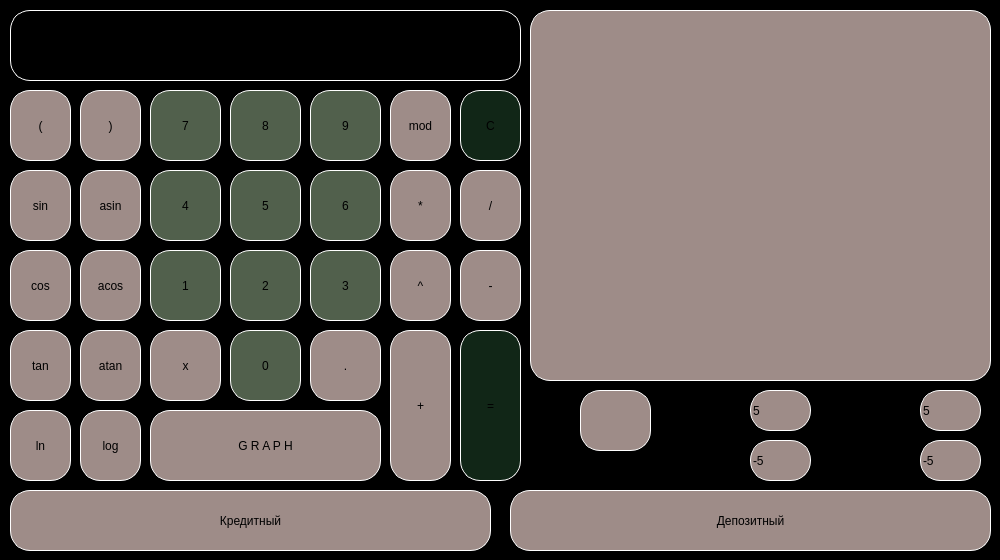
 <widget class="QMainWindow" name="MainWindow">
  <property name="geometry">
   <rect>
    <x>0</x>
    <y>0</y>
    <width>1000</width>
    <height>560</height>
   </rect>
  </property>
  <property name="windowTitle">
   <string>MainWindow</string>
  </property>
  <property name="styleSheet">
   <string notr="true">background-color: black;</string>
  </property>
  <widget class="QWidget" name="centralwidget">
   <widget class="QLabel" name="result">
    <property name="geometry">
     <rect>
      <x>10</x>
      <y>10</y>
      <width>511</width>
      <height>71</height>
     </rect>
    </property>
    <property name="layoutDirection">
     <enum>Qt::LeftToRight</enum>
    </property>
    <property name="styleSheet">
     <string notr="true">border: 1px solid white;
border-radius: 20px;
font: 30pt &quot;Cochin&quot;;
background-color: black;</string>
    </property>
    <property name="text">
     <string>0</string>
    </property>
    <property name="alignment">
     <set>Qt::AlignRight|Qt::AlignTrailing|Qt::AlignVCenter</set>
    </property>
    <property name="margin">
     <number>0</number>
    </property>
   </widget>
   <widget class="QPushButton" name="pushButton_graph">
    <property name="geometry">
     <rect>
      <x>150</x>
      <y>410</y>
      <width>231</width>
      <height>71</height>
     </rect>
    </property>
    <property name="styleSheet">
     <string notr="true">QPushButton {
   border: 1px solid white;
   border-radius: 20px;
   font: 20pt &quot;Cochin&quot;;
   background-color: rgb(158, 140, 136);
}
QPushButton:pressed {
    background-color: qlineargradient(x1: 0, y1: 0, x2: 0, y2: 1,
                                      stop: 0 #f2f7f4, stop: 1 #f2f7f4);
    color: black;
    border: 2px solid rgb(81, 96, 76);
}
</string>
    </property>
    <property name="text">
     <string>G R A P H</string>
    </property>
   </widget>
   <widget class="QPushButton" name="pushButton_round_bracket_R">
    <property name="geometry">
     <rect>
      <x>80</x>
      <y>90</y>
      <width>61</width>
      <height>71</height>
     </rect>
    </property>
    <property name="styleSheet">
     <string notr="true">QPushButton {
   border: 1px solid white;
   border-radius: 20px;
   font: 20pt &quot;Cochin&quot;;
   background-color: rgb(158, 140, 136);
}
QPushButton:pressed {
    background-color: qlineargradient(x1: 0, y1: 0, x2: 0, y2: 1,
                                      stop: 0 #f2f7f4, stop: 1 #f2f7f4);
    color: black;
    border: 2px solid rgb(81, 96, 76);
	
}
</string>
    </property>
    <property name="text">
     <string>)</string>
    </property>
   </widget>
   <widget class="QPushButton" name="pushButton_7">
    <property name="geometry">
     <rect>
      <x>150</x>
      <y>90</y>
      <width>71</width>
      <height>71</height>
     </rect>
    </property>
    <property name="styleSheet">
     <string notr="true">QPushButton {
   border: 1px solid white;
   border-radius: 20px;
   font: 20pt &quot;Cochin&quot;;
   background-color: rgb(81, 96, 76);
}
QPushButton:pressed {
    background-color: qlineargradient(x1: 0, y1: 0, x2: 0, y2: 1,
                                      stop: 0 #112617, stop: 1 #112617);
    border: 2px solid rgb(250, 255, 255);
}
</string>
    </property>
    <property name="text">
     <string>7</string>
    </property>
    <property name="autoDefault">
     <bool>false</bool>
    </property>
    <property name="default">
     <bool>false</bool>
    </property>
    <property name="flat">
     <bool>false</bool>
    </property>
   </widget>
   <widget class="QPushButton" name="pushButton_8">
    <property name="geometry">
     <rect>
      <x>230</x>
      <y>90</y>
      <width>71</width>
      <height>71</height>
     </rect>
    </property>
    <property name="styleSheet">
     <string notr="true">QPushButton {
   border: 1px solid white;
   border-radius: 20px;
   font: 20pt &quot;Cochin&quot;;
   background-color: rgb(81, 96, 76);
}
QPushButton:pressed {
    background-color: qlineargradient(x1: 0, y1: 0, x2: 0, y2: 1,
                                      stop: 0 #112617, stop: 1 #112617);
    border: 2px solid rgb(250, 255, 255);
}
</string>
    </property>
    <property name="text">
     <string>8</string>
    </property>
    <property name="autoDefault">
     <bool>false</bool>
    </property>
    <property name="default">
     <bool>false</bool>
    </property>
    <property name="flat">
     <bool>false</bool>
    </property>
   </widget>
   <widget class="QPushButton" name="pushButton_9">
    <property name="geometry">
     <rect>
      <x>310</x>
      <y>90</y>
      <width>71</width>
      <height>71</height>
     </rect>
    </property>
    <property name="styleSheet">
     <string notr="true">QPushButton {
   border: 1px solid white;
   border-radius: 20px;
   font: 20pt &quot;Cochin&quot;;
   background-color: rgb(81, 96, 76);
}
QPushButton:pressed {
    background-color: qlineargradient(x1: 0, y1: 0, x2: 0, y2: 1,
                                      stop: 0 #112617, stop: 1 #112617);
    border: 2px solid rgb(250, 255, 255);
}
</string>
    </property>
    <property name="text">
     <string>9</string>
    </property>
    <property name="autoDefault">
     <bool>false</bool>
    </property>
    <property name="default">
     <bool>false</bool>
    </property>
    <property name="flat">
     <bool>false</bool>
    </property>
   </widget>
   <widget class="QPushButton" name="pushButton_mod">
    <property name="geometry">
     <rect>
      <x>390</x>
      <y>90</y>
      <width>61</width>
      <height>71</height>
     </rect>
    </property>
    <property name="styleSheet">
     <string notr="true">QPushButton {
   border: 1px solid white;
   border-radius: 20px;
   font: 20pt &quot;Cochin&quot;;
   background-color: rgb(158, 140, 136);
}
QPushButton:pressed {
    background-color: qlineargradient(x1: 0, y1: 0, x2: 0, y2: 1,
                                      stop: 0 #f2f7f4, stop: 1 #f2f7f4);
    color: black;
    border: 2px solid rgb(81, 96, 76);
	
}
</string>
    </property>
    <property name="text">
     <string>mod</string>
    </property>
   </widget>
   <widget class="QPushButton" name="pushButton_clear">
    <property name="geometry">
     <rect>
      <x>460</x>
      <y>90</y>
      <width>61</width>
      <height>71</height>
     </rect>
    </property>
    <property name="styleSheet">
     <string notr="true">QPushButton {
   border: 1px solid white;
   border-radius: 20px;
   font: 20pt &quot;Cochin&quot;;
   background-color: #112617;
}
QPushButton:pressed {
    background-color: qlineargradient(x1: 0, y1: 0, x2: 0, y2: 1,
                                      stop: 0 #000302, stop: 1 #000302);
    border: 2px solid rgb(81, 96, 76);
}</string>
    </property>
    <property name="text">
     <string>C</string>
    </property>
   </widget>
   <widget class="QPushButton" name="pushButton_mul">
    <property name="geometry">
     <rect>
      <x>390</x>
      <y>170</y>
      <width>61</width>
      <height>71</height>
     </rect>
    </property>
    <property name="styleSheet">
     <string notr="true">QPushButton {
   border: 1px solid white;
   border-radius: 20px;
   font: 20pt &quot;Cochin&quot;;
   background-color: rgb(158, 140, 136);
}
QPushButton:pressed {
    background-color: qlineargradient(x1: 0, y1: 0, x2: 0, y2: 1,
                                      stop: 0 #f2f7f4, stop: 1 #f2f7f4);
    color: black;
    border: 2px solid rgb(81, 96, 76);
	
}
</string>
    </property>
    <property name="text">
     <string>*</string>
    </property>
   </widget>
   <widget class="QPushButton" name="pushButton_div">
    <property name="geometry">
     <rect>
      <x>460</x>
      <y>170</y>
      <width>61</width>
      <height>71</height>
     </rect>
    </property>
    <property name="styleSheet">
     <string notr="true">QPushButton {
   border: 1px solid white;
   border-radius: 20px;
   font: 20pt &quot;Cochin&quot;;
   background-color: rgb(158, 140, 136);
}
QPushButton:pressed {
    background-color: qlineargradient(x1: 0, y1: 0, x2: 0, y2: 1,
                                      stop: 0 #f2f7f4, stop: 1 #f2f7f4);
    color: black;
    border: 2px solid rgb(81, 96, 76);
	
}
</string>
    </property>
    <property name="text">
     <string>/</string>
    </property>
   </widget>
   <widget class="QPushButton" name="pushButton_minus">
    <property name="geometry">
     <rect>
      <x>460</x>
      <y>250</y>
      <width>61</width>
      <height>71</height>
     </rect>
    </property>
    <property name="styleSheet">
     <string notr="true">QPushButton {
   border: 1px solid white;
   border-radius: 20px;
   font: 20pt &quot;Cochin&quot;;
   background-color: rgb(158, 140, 136);
}
QPushButton:pressed {
    background-color: qlineargradient(x1: 0, y1: 0, x2: 0, y2: 1,
                                      stop: 0 #f2f7f4, stop: 1 #f2f7f4);
    color: black;
    border: 2px solid rgb(81, 96, 76);
	
}
</string>
    </property>
    <property name="text">
     <string>-</string>
    </property>
   </widget>
   <widget class="QPushButton" name="pushButton_equals">
    <property name="geometry">
     <rect>
      <x>460</x>
      <y>330</y>
      <width>61</width>
      <height>151</height>
     </rect>
    </property>
    <property name="styleSheet">
     <string notr="true">QPushButton {
   border: 1px solid white;
   border-radius: 20px;
   font: 20pt &quot;Cochin&quot;;
   background-color: #112617;
}
QPushButton:pressed {
    background-color: qlineargradient(x1: 0, y1: 0, x2: 0, y2: 1,
                                      stop: 0 #000302, stop: 1 #000302);
    border: 2px solid rgb(81, 96, 76);
	
}</string>
    </property>
    <property name="text">
     <string>=</string>
    </property>
   </widget>
   <widget class="QPushButton" name="pushButton_plus">
    <property name="geometry">
     <rect>
      <x>390</x>
      <y>330</y>
      <width>61</width>
      <height>151</height>
     </rect>
    </property>
    <property name="styleSheet">
     <string notr="true">QPushButton {
   border: 1px solid white;
   border-radius: 20px;
   font: 20pt &quot;Cochin&quot;;
   background-color: rgb(158, 140, 136);
}
QPushButton:pressed {
    background-color: qlineargradient(x1: 0, y1: 0, x2: 0, y2: 1,
                                      stop: 0 #f2f7f4, stop: 1 #f2f7f4);
    color: black;
    border: 2px solid rgb(81, 96, 76);
	
}
</string>
    </property>
    <property name="text">
     <string>+</string>
    </property>
   </widget>
   <widget class="QPushButton" name="pushButton_sin">
    <property name="geometry">
     <rect>
      <x>10</x>
      <y>170</y>
      <width>61</width>
      <height>71</height>
     </rect>
    </property>
    <property name="styleSheet">
     <string notr="true">QPushButton {
   border: 1px solid white;
   border-radius: 20px;
   font: 20pt &quot;Cochin&quot;;
   background-color: rgb(158, 140, 136);
}
QPushButton:pressed {
    background-color: qlineargradient(x1: 0, y1: 0, x2: 0, y2: 1,
                                      stop: 0 #f2f7f4, stop: 1 #f2f7f4);
    color: black;
    border: 2px solid rgb(81, 96, 76);
	
}
</string>
    </property>
    <property name="text">
     <string>sin</string>
    </property>
   </widget>
   <widget class="QPushButton" name="pushButton_4">
    <property name="geometry">
     <rect>
      <x>150</x>
      <y>170</y>
      <width>71</width>
      <height>71</height>
     </rect>
    </property>
    <property name="styleSheet">
     <string notr="true">QPushButton {
   border: 1px solid white;
   border-radius: 20px;
   font: 20pt &quot;Cochin&quot;;
   background-color: rgb(81, 96, 76);
}
QPushButton:pressed {
    background-color: qlineargradient(x1: 0, y1: 0, x2: 0, y2: 1,
                                      stop: 0 #112617, stop: 1 #112617);
    border: 2px solid rgb(250, 255, 255);
}
</string>
    </property>
    <property name="text">
     <string>4</string>
    </property>
    <property name="autoDefault">
     <bool>false</bool>
    </property>
    <property name="default">
     <bool>false</bool>
    </property>
    <property name="flat">
     <bool>false</bool>
    </property>
   </widget>
   <widget class="QPushButton" name="pushButton_asin">
    <property name="geometry">
     <rect>
      <x>80</x>
      <y>170</y>
      <width>61</width>
      <height>71</height>
     </rect>
    </property>
    <property name="styleSheet">
     <string notr="true">QPushButton {
   border: 1px solid white;
   border-radius: 20px;
   font: 20pt &quot;Cochin&quot;;
   background-color: rgb(158, 140, 136);
}
QPushButton:pressed {
    background-color: qlineargradient(x1: 0, y1: 0, x2: 0, y2: 1,
                                      stop: 0 #f2f7f4, stop: 1 #f2f7f4);
    color: black;
    border: 2px solid rgb(81, 96, 76);
	
}
</string>
    </property>
    <property name="text">
     <string>asin</string>
    </property>
   </widget>
   <widget class="QPushButton" name="pushButton_6">
    <property name="geometry">
     <rect>
      <x>310</x>
      <y>170</y>
      <width>71</width>
      <height>71</height>
     </rect>
    </property>
    <property name="styleSheet">
     <string notr="true">QPushButton {
   border: 1px solid white;
   border-radius: 20px;
   font: 20pt &quot;Cochin&quot;;
   background-color: rgb(81, 96, 76);
}
QPushButton:pressed {
    background-color: qlineargradient(x1: 0, y1: 0, x2: 0, y2: 1,
                                      stop: 0 #112617, stop: 1 #112617);
    border: 2px solid rgb(250, 255, 255);
}
</string>
    </property>
    <property name="text">
     <string>6</string>
    </property>
    <property name="autoDefault">
     <bool>false</bool>
    </property>
    <property name="default">
     <bool>false</bool>
    </property>
    <property name="flat">
     <bool>false</bool>
    </property>
   </widget>
   <widget class="QPushButton" name="pushButton_5">
    <property name="geometry">
     <rect>
      <x>230</x>
      <y>170</y>
      <width>71</width>
      <height>71</height>
     </rect>
    </property>
    <property name="styleSheet">
     <string notr="true">QPushButton {
   border: 1px solid white;
   border-radius: 20px;
   font: 20pt &quot;Cochin&quot;;
   background-color: rgb(81, 96, 76);
}
QPushButton:pressed {
    background-color: qlineargradient(x1: 0, y1: 0, x2: 0, y2: 1,
                                      stop: 0 #112617, stop: 1 #112617);
    border: 2px solid rgb(250, 255, 255);
}
</string>
    </property>
    <property name="text">
     <string>5</string>
    </property>
    <property name="autoDefault">
     <bool>false</bool>
    </property>
    <property name="default">
     <bool>false</bool>
    </property>
    <property name="flat">
     <bool>false</bool>
    </property>
   </widget>
   <widget class="QPushButton" name="pushButton_cos">
    <property name="geometry">
     <rect>
      <x>10</x>
      <y>250</y>
      <width>61</width>
      <height>71</height>
     </rect>
    </property>
    <property name="styleSheet">
     <string notr="true">QPushButton {
   border: 1px solid white;
   border-radius: 20px;
   font: 20pt &quot;Cochin&quot;;
   background-color: rgb(158, 140, 136);
}
QPushButton:pressed {
    background-color: qlineargradient(x1: 0, y1: 0, x2: 0, y2: 1,
                                      stop: 0 #f2f7f4, stop: 1 #f2f7f4);
    color: black;
    border: 2px solid rgb(81, 96, 76);
	
}
</string>
    </property>
    <property name="text">
     <string>cos</string>
    </property>
   </widget>
   <widget class="QPushButton" name="pushButton_1">
    <property name="geometry">
     <rect>
      <x>150</x>
      <y>250</y>
      <width>71</width>
      <height>71</height>
     </rect>
    </property>
    <property name="styleSheet">
     <string notr="true">QPushButton {
   border: 1px solid white;
   border-radius: 20px;
   font: 20pt &quot;Cochin&quot;;
   background-color: rgb(81, 96, 76);
}
QPushButton:pressed {
    background-color: qlineargradient(x1: 0, y1: 0, x2: 0, y2: 1,
                                      stop: 0 #112617, stop: 1 #112617);
    border: 2px solid rgb(250, 255, 255);
}
</string>
    </property>
    <property name="text">
     <string>1</string>
    </property>
    <property name="autoDefault">
     <bool>false</bool>
    </property>
    <property name="default">
     <bool>false</bool>
    </property>
    <property name="flat">
     <bool>false</bool>
    </property>
   </widget>
   <widget class="QPushButton" name="pushButton_acos">
    <property name="geometry">
     <rect>
      <x>80</x>
      <y>250</y>
      <width>61</width>
      <height>71</height>
     </rect>
    </property>
    <property name="styleSheet">
     <string notr="true">QPushButton {
   border: 1px solid white;
   border-radius: 20px;
   font: 20pt &quot;Cochin&quot;;
   background-color: rgb(158, 140, 136);
}
QPushButton:pressed {
    background-color: qlineargradient(x1: 0, y1: 0, x2: 0, y2: 1,
                                      stop: 0 #f2f7f4, stop: 1 #f2f7f4);
    color: black;
    border: 2px solid rgb(81, 96, 76);
	
}
</string>
    </property>
    <property name="text">
     <string>acos</string>
    </property>
   </widget>
   <widget class="QPushButton" name="pushButton_3">
    <property name="geometry">
     <rect>
      <x>310</x>
      <y>250</y>
      <width>71</width>
      <height>71</height>
     </rect>
    </property>
    <property name="styleSheet">
     <string notr="true">QPushButton {
   border: 1px solid white;
   border-radius: 20px;
   font: 20pt &quot;Cochin&quot;;
   background-color: rgb(81, 96, 76);
}
QPushButton:pressed {
    background-color: qlineargradient(x1: 0, y1: 0, x2: 0, y2: 1,
                                      stop: 0 #112617, stop: 1 #112617);
    border: 2px solid rgb(250, 255, 255);
}
</string>
    </property>
    <property name="text">
     <string>3</string>
    </property>
    <property name="autoDefault">
     <bool>false</bool>
    </property>
    <property name="default">
     <bool>false</bool>
    </property>
    <property name="flat">
     <bool>false</bool>
    </property>
   </widget>
   <widget class="QPushButton" name="pushButton_2">
    <property name="geometry">
     <rect>
      <x>230</x>
      <y>250</y>
      <width>71</width>
      <height>71</height>
     </rect>
    </property>
    <property name="styleSheet">
     <string notr="true">QPushButton {
   border: 1px solid white;
   border-radius: 20px;
   font: 20pt &quot;Cochin&quot;;
   background-color: rgb(81, 96, 76);
}
QPushButton:pressed {
    background-color: qlineargradient(x1: 0, y1: 0, x2: 0, y2: 1,
                                      stop: 0 #112617, stop: 1 #112617);
    border: 2px solid rgb(250, 255, 255);
}
</string>
    </property>
    <property name="text">
     <string>2</string>
    </property>
    <property name="autoDefault">
     <bool>false</bool>
    </property>
    <property name="default">
     <bool>false</bool>
    </property>
    <property name="flat">
     <bool>false</bool>
    </property>
   </widget>
   <widget class="QPushButton" name="pushButton_tan">
    <property name="geometry">
     <rect>
      <x>10</x>
      <y>330</y>
      <width>61</width>
      <height>71</height>
     </rect>
    </property>
    <property name="styleSheet">
     <string notr="true">QPushButton {
   border: 1px solid white;
   border-radius: 20px;
   font: 20pt &quot;Cochin&quot;;
   background-color: rgb(158, 140, 136);
}
QPushButton:pressed {
    background-color: qlineargradient(x1: 0, y1: 0, x2: 0, y2: 1,
                                      stop: 0 #f2f7f4, stop: 1 #f2f7f4);
    color: black;
    border: 2px solid rgb(81, 96, 76);
	
}
</string>
    </property>
    <property name="text">
     <string>tan</string>
    </property>
   </widget>
   <widget class="QPushButton" name="pushButton_x">
    <property name="geometry">
     <rect>
      <x>150</x>
      <y>330</y>
      <width>71</width>
      <height>71</height>
     </rect>
    </property>
    <property name="styleSheet">
     <string notr="true">QPushButton {
   border: 1px solid white;
   border-radius: 20px;
   font: 20pt &quot;Cochin&quot;;
   background-color: rgb(158, 140, 136);
}
QPushButton:pressed {
    background-color: qlineargradient(x1: 0, y1: 0, x2: 0, y2: 1,
                                      stop: 0 #f2f7f4, stop: 1 #f2f7f4);
    color: black;
    border: 2px solid rgb(81, 96, 76);
	
}
</string>
    </property>
    <property name="text">
     <string>x</string>
    </property>
   </widget>
   <widget class="QPushButton" name="pushButton_atan">
    <property name="geometry">
     <rect>
      <x>80</x>
      <y>330</y>
      <width>61</width>
      <height>71</height>
     </rect>
    </property>
    <property name="styleSheet">
     <string notr="true">QPushButton {
   border: 1px solid white;
   border-radius: 20px;
   font: 20pt &quot;Cochin&quot;;
   background-color: rgb(158, 140, 136);
}
QPushButton:pressed {
    background-color: qlineargradient(x1: 0, y1: 0, x2: 0, y2: 1,
                                      stop: 0 #f2f7f4, stop: 1 #f2f7f4);
    color: black;
    border: 2px solid rgb(81, 96, 76);
	
}
</string>
    </property>
    <property name="text">
     <string>atan</string>
    </property>
   </widget>
   <widget class="QPushButton" name="pushButton_dot">
    <property name="geometry">
     <rect>
      <x>310</x>
      <y>330</y>
      <width>71</width>
      <height>71</height>
     </rect>
    </property>
    <property name="styleSheet">
     <string notr="true">QPushButton {
   border: 1px solid white;
   border-radius: 20px;
   font: 20pt &quot;Cochin&quot;;
   background-color: rgb(158, 140, 136);
}
QPushButton:pressed {
    background-color: qlineargradient(x1: 0, y1: 0, x2: 0, y2: 1,
                                      stop: 0 #f2f7f4, stop: 1 #f2f7f4);
    color: black;
    border: 2px solid rgb(81, 96, 76);
	
}
</string>
    </property>
    <property name="text">
     <string>.</string>
    </property>
   </widget>
   <widget class="QPushButton" name="pushButton_0">
    <property name="geometry">
     <rect>
      <x>230</x>
      <y>330</y>
      <width>71</width>
      <height>71</height>
     </rect>
    </property>
    <property name="styleSheet">
     <string notr="true">QPushButton {
   border: 1px solid white;
   border-radius: 20px;
   font: 20pt &quot;Cochin&quot;;
   background-color: rgb(81, 96, 76);
}
QPushButton:pressed {
    background-color: qlineargradient(x1: 0, y1: 0, x2: 0, y2: 1,
                                      stop: 0 #112617, stop: 1 #112617);
    border: 2px solid rgb(250, 255, 255);
}
</string>
    </property>
    <property name="text">
     <string>0</string>
    </property>
    <property name="autoDefault">
     <bool>false</bool>
    </property>
    <property name="default">
     <bool>false</bool>
    </property>
    <property name="flat">
     <bool>false</bool>
    </property>
   </widget>
   <widget class="QPushButton" name="pushButton_ln">
    <property name="geometry">
     <rect>
      <x>10</x>
      <y>410</y>
      <width>61</width>
      <height>71</height>
     </rect>
    </property>
    <property name="styleSheet">
     <string notr="true">QPushButton {
   border: 1px solid white;
   border-radius: 20px;
   font: 20pt &quot;Cochin&quot;;
   background-color: rgb(158, 140, 136);
}
QPushButton:pressed {
    background-color: qlineargradient(x1: 0, y1: 0, x2: 0, y2: 1,
                                      stop: 0 #f2f7f4, stop: 1 #f2f7f4);
    color: black;
    border: 2px solid rgb(81, 96, 76);
	
}
</string>
    </property>
    <property name="text">
     <string>ln</string>
    </property>
   </widget>
   <widget class="QPushButton" name="pushButton_log">
    <property name="geometry">
     <rect>
      <x>80</x>
      <y>410</y>
      <width>61</width>
      <height>71</height>
     </rect>
    </property>
    <property name="styleSheet">
     <string notr="true">QPushButton {
   border: 1px solid white;
   border-radius: 20px;
   font: 20pt &quot;Cochin&quot;;
   background-color: rgb(158, 140, 136);
}
QPushButton:pressed {
    background-color: qlineargradient(x1: 0, y1: 0, x2: 0, y2: 1,
                                      stop: 0 #f2f7f4, stop: 1 #f2f7f4);
    color: black;
    border: 2px solid rgb(81, 96, 76);
	
}
</string>
    </property>
    <property name="text">
     <string>log</string>
    </property>
   </widget>
   <widget class="QPushButton" name="pushButton_round_bracket_L">
    <property name="geometry">
     <rect>
      <x>10</x>
      <y>90</y>
      <width>61</width>
      <height>71</height>
     </rect>
    </property>
    <property name="styleSheet">
     <string notr="true">QPushButton {
   border: 1px solid white;
   border-radius: 20px;
   font: 20pt &quot;Cochin&quot;;
   background-color: rgb(158, 140, 136);
}
QPushButton:pressed {
    background-color: qlineargradient(x1: 0, y1: 0, x2: 0, y2: 1,
                                      stop: 0 #f2f7f4, stop: 1 #f2f7f4);
    color: black;
    border: 2px solid rgb(81, 96, 76);
	
}
</string>
    </property>
    <property name="text">
     <string>(</string>
    </property>
   </widget>
   <widget class="QPushButton" name="pushButton_pow">
    <property name="geometry">
     <rect>
      <x>390</x>
      <y>250</y>
      <width>61</width>
      <height>71</height>
     </rect>
    </property>
    <property name="styleSheet">
     <string notr="true">QPushButton {
   border: 1px solid white;
   border-radius: 20px;
   font: 20pt &quot;Cochin&quot;;
   background-color: rgb(158, 140, 136);
}
QPushButton:pressed {
    background-color: qlineargradient(x1: 0, y1: 0, x2: 0, y2: 1,
                                      stop: 0 #f2f7f4, stop: 1 #f2f7f4);
    color: black;
    border: 2px solid rgb(81, 96, 76);
	
}
</string>
    </property>
    <property name="text">
     <string>^</string>
    </property>
   </widget>
   <widget class="QCustomPlot" name="widget" native="true">
    <property name="geometry">
     <rect>
      <x>530</x>
      <y>10</y>
      <width>461</width>
      <height>371</height>
     </rect>
    </property>
    <property name="styleSheet">
     <string notr="true">background-color: rgb(158, 140, 136);
border: 1px solid white;
border-radius: 20px;</string>
    </property>
   </widget>
   <widget class="QLineEdit" name="x_value">
    <property name="geometry">
     <rect>
      <x>580</x>
      <y>390</y>
      <width>71</width>
      <height>61</height>
     </rect>
    </property>
    <property name="styleSheet">
     <string notr="true">background-color: rgb(158, 140, 136);
border: 1px solid white;
border-radius: 20px;</string>
    </property>
    <property name="text">
     <string/>
    </property>
   </widget>
   <widget class="QLineEdit" name="x1">
    <property name="geometry">
     <rect>
      <x>750</x>
      <y>390</y>
      <width>61</width>
      <height>41</height>
     </rect>
    </property>
    <property name="styleSheet">
     <string notr="true">background-color: rgb(158, 140, 136);
border: 1px solid white;
border-radius: 20px;</string>
    </property>
    <property name="text">
     <string>5</string>
    </property>
   </widget>
   <widget class="QLineEdit" name="x2">
    <property name="geometry">
     <rect>
      <x>750</x>
      <y>440</y>
      <width>61</width>
      <height>41</height>
     </rect>
    </property>
    <property name="styleSheet">
     <string notr="true">background-color: rgb(158, 140, 136);
border: 1px solid white;
border-radius: 20px;</string>
    </property>
    <property name="text">
     <string>-5</string>
    </property>
   </widget>
   <widget class="QLineEdit" name="y1">
    <property name="geometry">
     <rect>
      <x>920</x>
      <y>390</y>
      <width>61</width>
      <height>41</height>
     </rect>
    </property>
    <property name="styleSheet">
     <string notr="true">background-color: rgb(158, 140, 136);
border: 1px solid white;
border-radius: 20px;</string>
    </property>
    <property name="text">
     <string>5</string>
    </property>
   </widget>
   <widget class="QLineEdit" name="y2">
    <property name="geometry">
     <rect>
      <x>920</x>
      <y>440</y>
      <width>61</width>
      <height>41</height>
     </rect>
    </property>
    <property name="styleSheet">
     <string notr="true">background-color: rgb(158, 140, 136);
border: 1px solid white;
border-radius: 20px;</string>
    </property>
    <property name="text">
     <string>-5</string>
    </property>
   </widget>
   <widget class="QTextEdit" name="textEdit_2">
    <property name="geometry">
     <rect>
      <x>710</x>
      <y>400</y>
      <width>31</width>
      <height>31</height>
     </rect>
    </property>
    <property name="layoutDirection">
     <enum>Qt::RightToLeft</enum>
    </property>
    <property name="styleSheet">
     <string notr="true">text-align: center;</string>
    </property>
    <property name="html">
     <string>&lt;!DOCTYPE HTML PUBLIC &quot;-//W3C//DTD HTML 4.0//EN&quot; &quot;http://www.w3.org/TR/REC-html40/strict.dtd&quot;&gt;
&lt;html&gt;&lt;head&gt;&lt;meta name=&quot;qrichtext&quot; content=&quot;1&quot; /&gt;&lt;meta charset=&quot;utf-8&quot; /&gt;&lt;style type=&quot;text/css&quot;&gt;
p, li { white-space: pre-wrap; }
&lt;/style&gt;&lt;/head&gt;&lt;body style=&quot; font-family:'.AppleSystemUIFont'; font-size:13pt; font-weight:400; font-style:normal;&quot;&gt;
&lt;p style=&quot; margin-top:0px; margin-bottom:0px; margin-left:0px; margin-right:0px; -qt-block-indent:0; text-indent:0px;&quot;&gt;x1&lt;/p&gt;&lt;/body&gt;&lt;/html&gt;</string>
    </property>
   </widget>
   <widget class="QTextEdit" name="textEdit_3">
    <property name="geometry">
     <rect>
      <x>710</x>
      <y>450</y>
      <width>31</width>
      <height>41</height>
     </rect>
    </property>
    <property name="layoutDirection">
     <enum>Qt::RightToLeft</enum>
    </property>
    <property name="styleSheet">
     <string notr="true">text-align: center;</string>
    </property>
    <property name="html">
     <string>&lt;!DOCTYPE HTML PUBLIC &quot;-//W3C//DTD HTML 4.0//EN&quot; &quot;http://www.w3.org/TR/REC-html40/strict.dtd&quot;&gt;
&lt;html&gt;&lt;head&gt;&lt;meta name=&quot;qrichtext&quot; content=&quot;1&quot; /&gt;&lt;meta charset=&quot;utf-8&quot; /&gt;&lt;style type=&quot;text/css&quot;&gt;
p, li { white-space: pre-wrap; }
&lt;/style&gt;&lt;/head&gt;&lt;body style=&quot; font-family:'.AppleSystemUIFont'; font-size:13pt; font-weight:400; font-style:normal;&quot;&gt;
&lt;p style=&quot; margin-top:0px; margin-bottom:0px; margin-left:0px; margin-right:0px; -qt-block-indent:0; text-indent:0px;&quot;&gt;x2&lt;/p&gt;&lt;/body&gt;&lt;/html&gt;</string>
    </property>
   </widget>
   <widget class="QTextEdit" name="textEdit_4">
    <property name="geometry">
     <rect>
      <x>880</x>
      <y>400</y>
      <width>31</width>
      <height>31</height>
     </rect>
    </property>
    <property name="layoutDirection">
     <enum>Qt::RightToLeft</enum>
    </property>
    <property name="styleSheet">
     <string notr="true">text-align: center;</string>
    </property>
    <property name="html">
     <string>&lt;!DOCTYPE HTML PUBLIC &quot;-//W3C//DTD HTML 4.0//EN&quot; &quot;http://www.w3.org/TR/REC-html40/strict.dtd&quot;&gt;
&lt;html&gt;&lt;head&gt;&lt;meta name=&quot;qrichtext&quot; content=&quot;1&quot; /&gt;&lt;meta charset=&quot;utf-8&quot; /&gt;&lt;style type=&quot;text/css&quot;&gt;
p, li { white-space: pre-wrap; }
&lt;/style&gt;&lt;/head&gt;&lt;body style=&quot; font-family:'.AppleSystemUIFont'; font-size:13pt; font-weight:400; font-style:normal;&quot;&gt;
&lt;p style=&quot; margin-top:0px; margin-bottom:0px; margin-left:0px; margin-right:0px; -qt-block-indent:0; text-indent:0px;&quot;&gt;y1&lt;/p&gt;&lt;/body&gt;&lt;/html&gt;</string>
    </property>
   </widget>
   <widget class="QTextEdit" name="textEdit_5">
    <property name="geometry">
     <rect>
      <x>880</x>
      <y>450</y>
      <width>31</width>
      <height>31</height>
     </rect>
    </property>
    <property name="layoutDirection">
     <enum>Qt::RightToLeft</enum>
    </property>
    <property name="styleSheet">
     <string notr="true">text-align: center;</string>
    </property>
    <property name="html">
     <string>&lt;!DOCTYPE HTML PUBLIC &quot;-//W3C//DTD HTML 4.0//EN&quot; &quot;http://www.w3.org/TR/REC-html40/strict.dtd&quot;&gt;
&lt;html&gt;&lt;head&gt;&lt;meta name=&quot;qrichtext&quot; content=&quot;1&quot; /&gt;&lt;meta charset=&quot;utf-8&quot; /&gt;&lt;style type=&quot;text/css&quot;&gt;
p, li { white-space: pre-wrap; }
&lt;/style&gt;&lt;/head&gt;&lt;body style=&quot; font-family:'.AppleSystemUIFont'; font-size:13pt; font-weight:400; font-style:normal;&quot;&gt;
&lt;p style=&quot; margin-top:0px; margin-bottom:0px; margin-left:0px; margin-right:0px; -qt-block-indent:0; text-indent:0px;&quot;&gt;y2&lt;/p&gt;&lt;/body&gt;&lt;/html&gt;</string>
    </property>
   </widget>
   <widget class="QPlainTextEdit" name="plainTextEdit">
    <property name="geometry">
     <rect>
      <x>570</x>
      <y>460</y>
      <width>91</width>
      <height>31</height>
     </rect>
    </property>
    <property name="layoutDirection">
     <enum>Qt::LeftToRight</enum>
    </property>
    <property name="plainText">
     <string>      Enter X</string>
    </property>
   </widget>
   <widget class="QPushButton" name="pushButton">
    <property name="geometry">
     <rect>
      <x>10</x>
      <y>490</y>
      <width>481</width>
      <height>61</height>
     </rect>
    </property>
    <property name="styleSheet">
     <string notr="true">QPushButton {
   border: 1px solid white;
   border-radius: 20px;
   font: 20pt &quot;Cochin&quot;;
   background-color: rgb(158, 140, 136);
}
QPushButton:pressed {
    background-color: qlineargradient(x1: 0, y1: 0, x2: 0, y2: 1,
                                      stop: 0 #112617, stop: 1 #112617);
    color: white;
    border: 2px solid rgb(81, 96, 76);
}</string>
    </property>
    <property name="text">
     <string>Кредитный</string>
    </property>
   </widget>
   <widget class="QPushButton" name="pushButton_10">
    <property name="geometry">
     <rect>
      <x>510</x>
      <y>490</y>
      <width>481</width>
      <height>61</height>
     </rect>
    </property>
    <property name="styleSheet">
     <string notr="true">QPushButton {
   border: 1px solid white;
   border-radius: 20px;
   font: 20pt &quot;Cochin&quot;;
   background-color: rgb(158, 140, 136);
}
QPushButton:pressed {
    background-color: qlineargradient(x1: 0, y1: 0, x2: 0, y2: 1,
                                      stop: 0 #112617, stop: 1 #112617);
    color: white;
    border: 2px solid rgb(81, 96, 76);
}</string>
    </property>
    <property name="text">
     <string>Депозитный</string>
    </property>
   </widget>
  </widget>
 </widget>
